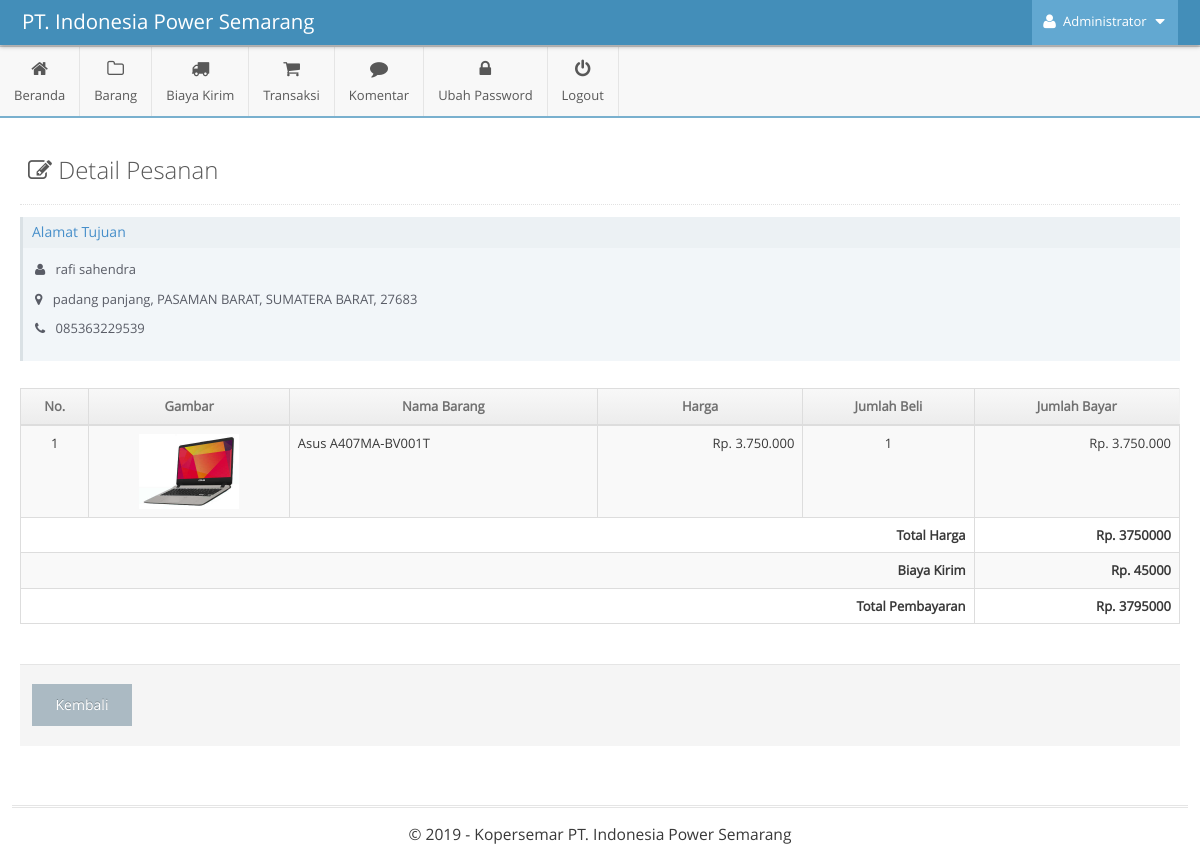
Page /admin/main.php?module=form_pesanan&form=detail&id=1&id_konsumen=52 (signed in) on the committed database.
### tables this page shows
CREATE TABLE IF NOT EXISTS `tbl_konsumen` (
  `id_konsumen` int(11) NOT NULL,
  `tanggal_daftar` timestamp NOT NULL DEFAULT CURRENT_TIMESTAMP,
  `nama_konsumen` varchar(30) NOT NULL,
  `alamat` varchar(100) NOT NULL,
  `kota` int(4) NOT NULL,
  `provinsi` int(2) NOT NULL,
  `kode_pos` varchar(5) NOT NULL,
  `telepon` varchar(12) NOT NULL,
  `email` varchar(30) NOT NULL,
  `password` varchar(50) NOT NULL
);

CREATE TABLE IF NOT EXISTS `tbl_kabkota` (
  `id_kabkota` int(4) NOT NULL,
  `nama_kabkota` varchar(50) NOT NULL,
  `id_provinsi` int(2) NOT NULL
);

CREATE TABLE IF NOT EXISTS `tbl_provinsi` (
  `id_provinsi` int(2) NOT NULL,
  `nama_provinsi` varchar(40) NOT NULL
);

CREATE TABLE IF NOT EXISTS `tbl_transaksi_detail` (
  `id_detail` int(11) NOT NULL,
  `id_transaksi` int(11) NOT NULL,
  `id_barang` int(11) NOT NULL,
  `jumlah_beli` int(11) NOT NULL,
  `jumlah_bayar` int(11) NOT NULL
);

CREATE TABLE IF NOT EXISTS `tbl_barang` (
  `id_barang` int(11) NOT NULL,
  `id_kategori` int(11) NOT NULL,
  `tanggal_masuk` date NOT NULL,
  `nama_barang` varchar(255) NOT NULL,
  `deskripsi` text NOT NULL,
  `harga` int(11) NOT NULL,
  `stok` int(11) NOT NULL,
  `terjual` int(11) NOT NULL,
  `gambar` varchar(50) NOT NULL
);

CREATE TABLE IF NOT EXISTS `tbl_biaya_kirim` (
  `id_biaya` int(11) NOT NULL,
  `provinsi` int(4) NOT NULL,
  `kabkota` int(2) NOT NULL,
  `biaya` int(11) NOT NULL
);

### config/fungsi_rupiah.php (called while the page is built, shortened)
<?php
function format_rupiah_nol($angka){
  $rupiah=number_format($angka,0,',','.');
  return $rupiah;
}
?>

### admin/modules/pesanan/form.php (the view, shortened to what this page needs)
<?php
if ($_GET['form']=='detail') {
	 $query = mysqli_query($mysqli, "SELECT * FROM tbl_konsumen as a INNER JOIN tbl_kabkota as b INNER JOIN tbl_provinsi as c
                                    ON a.kota=b.id_kabkota AND a.provinsi=c.id_provinsi
                                    WHERE id_konsumen='$_GET[id_konsumen]'")
                                    or die('Ada kesalahan pada query tampil data konsumen: '.mysqli_error($mysqli));
    $data = mysqli_fetch_assoc($query);
    $nama_konsumen = $data['nama_konsumen'];
    $alamat        = $data['alamat'];
    $id_kabkota    = $data['id_kabkota'];
    $nama_kabkota  = $data['nama_kabkota'];
    $id_provinsi   = $data['id_provinsi'];
    $nama_provinsi = $data['nama_provinsi'];
    $kode_pos      = $data['kode_pos'];
    $telepon       = $data['telepon'];
?>
	<div class="page-content">
		<div class="page-header">
			<h1 style="color:#585858">
				<i class="ace-icon fa fa-edit"></i>
				Detail Pesanan
			</h1>
		</div>
		<div class="row">
			<div class="col-xs-12">
				<div class="timeline-item clearfix">
					<div style="margin-left:0" class="widget-box transparent">
						<div class="widget-header widget-header-small">
							<h5 class="widget-title smaller">
								<span class="blue">Alamat Tujuan</span>
							</h5>
						</div>
						<div class="widget-body">
							<div class="widget-main">
								<p>
                                    <i style="margin-right:7px" class="fa fa-user"></i>
                                    <?php echo $nama_konsumen; ?>
                                </p>
                                <p>
                                    <i style="margin-right:7px" class="fa fa-map-marker"></i>
                                    <?php echo $alamat; ?>, <?php echo $nama_kabkota; ?>, <?php echo $nama_provinsi; ?>, <?php echo $kode_pos; ?>
                                </p>
                                <p>
                                    <i style="margin-right:7px" class="fa fa-phone"></i>
                                    <?php echo $telepon; ?>
                                </p>
							</div>
						</div>
					</div>
				</div>
				<br>
				<div class="row">
					<div class="col-xs-12">
						<div>
							<table id="simple-table" class="table table-striped table-bordered table-hover">
								<thead>
	                                <tr >
	                                    <th>No.</th>
	                                    <th>Gambar</th>
	                                    <th>Nama Barang</th>
	                                    <th>Harga</th>
	                                    <th>Jumlah Beli</th>
	                                    <th>Jumlah Bayar</th>
	                                </tr>
	                            </thead>
	                            <tbody>
	                            <?php
	                            $no = 1;
	                            $query = mysqli_query($mysqli, "SELECT * FROM tbl_transaksi_detail as a INNER JOIN tbl_barang as b INNER JOIN tbl_transaksi as c
	                                                            ON a.id_barang=b.id_barang AND a.id_transaksi=c.id_transaksi
	                                                            WHERE c.id_transaksi='$_GET[id]'")
	                                                            or die('Ada kesalahan pada query detail transaksi: '.mysqli_error($mysqli));
	                            while ($data = mysqli_fetch_assoc($query)) {
	                                $jumlah_beli  = $data['jumlah_beli'];
	                                $jumlah_bayar = $data['jumlah_bayar'];
	                            ?>
	                                <tr>
	                                    <td width='40' class='center'><?php echo $no; ?></td>
	                                    <td width='60' class="center"><img src="../images/barang/<?php echo $data['gambar']; ?>" width="100"></td>
	                                    <td width='180'><?php echo $data['nama_barang']; ?></td>
	                                    <td width='120' align="right">Rp. <?php echo format_rupiah_nol($data['harga']); ?></td>
	                                    <td width='100' class="center"><?php echo $jumlah_beli; ?></td>
	                                    <td width='120' align="right">Rp. <?php echo format_rupiah_nol($jumlah_bayar); ?></td>
	                                </tr>
	                            <?php
	                                $no++;
	                            }
	                            $query2 = mysqli_query($mysqli, "SELECT * FROM tbl_biaya_kirim
	                                                            WHERE provinsi='$id_provinsi' AND kabkota='$id_kabkota'")
	                                                            or die('Ada kesalahan pada query biaya kirim: '.mysqli_error($mysqli));
	                            $data2 = mysqli_fetch_assoc($query2);
	                            $biaya_kirim = $data2['biaya'];
	                            $total_pembayaran = $jumlah_bayar + $biaya_kirim;
	                            ?>
	                                <tr>
	                                    <td align="right" colspan="5"><strong>Total Harga</strong></td>
	                                    <td align="right"><strong>Rp. <?php echo $jumlah_bayar; ?></strong></td>
	                                </tr><tr>
	                                    <td align="right" colspan="5"><strong>Biaya Kirim</strong></td>
	                                    <td align="right"><strong>Rp. <?php echo $biaya_kirim; ?></strong></td>
	                                </tr>
	                                <tr>
	                                    <td align="right" colspan="5"><strong>Total Pembayaran</strong></td>
	                                    <td align="right"><strong>Rp. <?php echo $total_pembayaran; ?></strong></td>
	                                </tr>
	                            </tbody>
							</table>
						</div>
					</div>
				</div>
				<div class="clearfix form-actions">
					<div class="col-md-offset-0 col-md-12">
						<a style="width:100px" href="?module=pesanan" class="btn">Kembali</a>
					</div>
				</div>
			</div>
		</div>
	</div>
<?php
}
?>

### rows in the picture
tbl_konsumen: nama_konsumen "rafi sahendra", alamat "padang panjang", tbl_kabkota.nama_kabkota "PASAMAN BARAT", tbl_provinsi.nama_provinsi "SUMATERA BARAT", kode_pos "27683", telepon "085363229539"
tbl_transaksi_detail: id_barang.gambar (picture), id_barang.nama_barang "Asus A407MA-BV001T", id_barang.harga "3.750.000", jumlah_beli "1", jumlah_bayar "3.750.000", jumlah_bayar "3750000", jumlah_bayar.biaya "3795000"
tbl_biaya_kirim: biaya "45000"

### other values in the picture
$_SESSION['nama_admin'] "Administrator"
$judul_halaman "Beranda Biaya Kirim Komentar Ubah Password"
$judul_halaman "Barang Transaksi"
